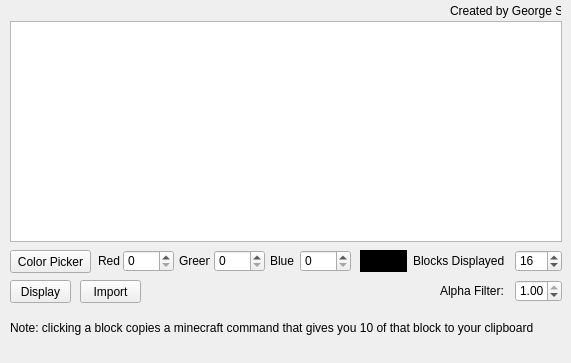
<?xml version="1.0" encoding="UTF-8"?>
<ui version="4.0">
 <class>BlockMatcher</class>
 <widget class="QMainWindow" name="BlockMatcher">
  <property name="geometry">
   <rect>
    <x>0</x>
    <y>0</y>
    <width>571</width>
    <height>363</height>
   </rect>
  </property>
  <property name="windowTitle">
   <string>MatchBlocks</string>
  </property>
  <widget class="QWidget" name="centralwidget">
   <widget class="QPushButton" name="importData">
    <property name="geometry">
     <rect>
      <x>80</x>
      <y>280</y>
      <width>61</width>
      <height>23</height>
     </rect>
    </property>
    <property name="toolTip">
     <string>Imports textures</string>
    </property>
    <property name="text">
     <string>Import</string>
    </property>
   </widget>
   <widget class="QSpinBox" name="R">
    <property name="geometry">
     <rect>
      <x>123</x>
      <y>250</y>
      <width>51</width>
      <height>22</height>
     </rect>
    </property>
    <property name="toolTip">
     <string>Sets red value</string>
    </property>
    <property name="maximum">
     <number>255</number>
    </property>
   </widget>
   <widget class="QSpinBox" name="G">
    <property name="geometry">
     <rect>
      <x>214</x>
      <y>250</y>
      <width>51</width>
      <height>22</height>
     </rect>
    </property>
    <property name="toolTip">
     <string>Sets green value</string>
    </property>
    <property name="maximum">
     <number>255</number>
    </property>
   </widget>
   <widget class="QSpinBox" name="B">
    <property name="geometry">
     <rect>
      <x>300</x>
      <y>250</y>
      <width>51</width>
      <height>22</height>
     </rect>
    </property>
    <property name="toolTip">
     <string>Sets blue value</string>
    </property>
    <property name="maximum">
     <number>255</number>
    </property>
   </widget>
   <widget class="QLabel" name="rLabel">
    <property name="geometry">
     <rect>
      <x>98</x>
      <y>250</y>
      <width>31</width>
      <height>21</height>
     </rect>
    </property>
    <property name="text">
     <string>Red</string>
    </property>
   </widget>
   <widget class="QLabel" name="gLabel">
    <property name="geometry">
     <rect>
      <x>179</x>
      <y>250</y>
      <width>31</width>
      <height>21</height>
     </rect>
    </property>
    <property name="text">
     <string>Green</string>
    </property>
   </widget>
   <widget class="QLabel" name="bLabel">
    <property name="geometry">
     <rect>
      <x>270</x>
      <y>250</y>
      <width>31</width>
      <height>21</height>
     </rect>
    </property>
    <property name="text">
     <string>Blue</string>
    </property>
   </widget>
   <widget class="QSpinBox" name="blockAmountShown">
    <property name="geometry">
     <rect>
      <x>515</x>
      <y>250</y>
      <width>47</width>
      <height>22</height>
     </rect>
    </property>
    <property name="toolTip">
     <string>Sets the amount of blocks that are displayed in the window</string>
    </property>
    <property name="minimum">
     <number>1</number>
    </property>
    <property name="maximum">
     <number>100</number>
    </property>
    <property name="value">
     <number>16</number>
    </property>
   </widget>
   <widget class="QLabel" name="blockAmountShownLabel">
    <property name="geometry">
     <rect>
      <x>413</x>
      <y>250</y>
      <width>91</width>
      <height>21</height>
     </rect>
    </property>
    <property name="text">
     <string>Blocks Displayed:</string>
    </property>
   </widget>
   <widget class="QPushButton" name="displayBlocks">
    <property name="geometry">
     <rect>
      <x>10</x>
      <y>280</y>
      <width>61</width>
      <height>23</height>
     </rect>
    </property>
    <property name="toolTip">
     <string>displays blocks whose color is similar to the RGB value entered</string>
    </property>
    <property name="text">
     <string>Display</string>
    </property>
   </widget>
   <widget class="QLabel" name="alphaFilterLabel">
    <property name="geometry">
     <rect>
      <x>440</x>
      <y>280</y>
      <width>81</width>
      <height>21</height>
     </rect>
    </property>
    <property name="text">
     <string>Alpha Filter:</string>
    </property>
   </widget>
   <widget class="QDoubleSpinBox" name="alphaFilter">
    <property name="geometry">
     <rect>
      <x>515</x>
      <y>280</y>
      <width>47</width>
      <height>22</height>
     </rect>
    </property>
    <property name="toolTip">
     <string>&lt;html&gt;&lt;head/&gt;&lt;body&gt;&lt;p&gt;Filters blocks depending on how many of their pixels are transparent. &lt;/p&gt;&lt;p&gt;For example an alpha filter of 0.5 will only show blocks where 50% of its pixels are non transparent. &lt;/p&gt;&lt;p&gt;This is to filter out &amp;quot;blocks&amp;quot; that have transparent elements such as torches, plants, and candles.  &lt;/p&gt;&lt;/body&gt;&lt;/html&gt;</string>
    </property>
    <property name="maximum">
     <double>1.000000000000000</double>
    </property>
    <property name="singleStep">
     <double>0.010000000000000</double>
    </property>
    <property name="value">
     <double>1.000000000000000</double>
    </property>
   </widget>
   <widget class="QListWidget" name="blockDisplay">
    <property name="geometry">
     <rect>
      <x>10</x>
      <y>21</y>
      <width>552</width>
      <height>221</height>
     </rect>
    </property>
    <property name="iconSize">
     <size>
      <width>32</width>
      <height>32</height>
     </size>
    </property>
   </widget>
   <widget class="QLabel" name="note">
    <property name="geometry">
     <rect>
      <x>10</x>
      <y>320</y>
      <width>571</width>
      <height>16</height>
     </rect>
    </property>
    <property name="text">
     <string>Note: clicking a block copies a minecraft command that gives you 10 of that block to your clipboard</string>
    </property>
   </widget>
   <widget class="QLabel" name="credit">
    <property name="geometry">
     <rect>
      <x>450</x>
      <y>0</y>
      <width>111</width>
      <height>21</height>
     </rect>
    </property>
    <property name="text">
     <string>Created by George S.</string>
    </property>
   </widget>
   <widget class="QPushButton" name="getColor">
    <property name="geometry">
     <rect>
      <x>10</x>
      <y>250</y>
      <width>81</width>
      <height>23</height>
     </rect>
    </property>
    <property name="text">
     <string>Color Picker</string>
    </property>
   </widget>
   <widget class="QLabel" name="colorPicked">
    <property name="geometry">
     <rect>
      <x>360</x>
      <y>250</y>
      <width>47</width>
      <height>22</height>
     </rect>
    </property>
    <property name="styleSheet">
     <string notr="true">background-color: rgb(0, 0, 0);</string>
    </property>
    <property name="text">
     <string> </string>
    </property>
   </widget>
   <zorder>blockDisplay</zorder>
   <zorder>importData</zorder>
   <zorder>R</zorder>
   <zorder>G</zorder>
   <zorder>B</zorder>
   <zorder>rLabel</zorder>
   <zorder>gLabel</zorder>
   <zorder>bLabel</zorder>
   <zorder>blockAmountShown</zorder>
   <zorder>blockAmountShownLabel</zorder>
   <zorder>displayBlocks</zorder>
   <zorder>alphaFilterLabel</zorder>
   <zorder>alphaFilter</zorder>
   <zorder>note</zorder>
   <zorder>credit</zorder>
   <zorder>getColor</zorder>
   <zorder>colorPicked</zorder>
  </widget>
  <widget class="QMenuBar" name="menubar">
   <property name="geometry">
    <rect>
     <x>0</x>
     <y>0</y>
     <width>571</width>
     <height>21</height>
    </rect>
   </property>
  </widget>
 </widget>
 <resources/>
 <connections/>
</ui>
